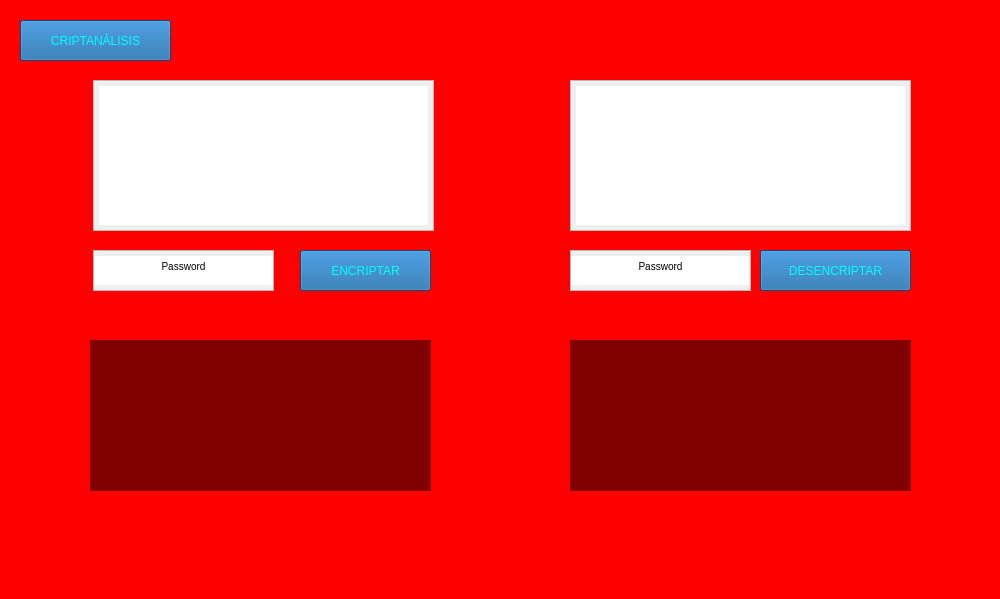
<?xml version="1.0" encoding="UTF-8"?>
<ui version="4.0">
 <class>cripVige</class>
 <widget class="QMainWindow" name="cripVige">
  <property name="geometry">
   <rect>
    <x>0</x>
    <y>0</y>
    <width>1000</width>
    <height>599</height>
   </rect>
  </property>
  <property name="maximumSize">
   <size>
    <width>1000</width>
    <height>613</height>
   </size>
  </property>
  <property name="windowTitle">
   <string>Criptografia Convencional</string>
  </property>
  <property name="windowIcon">
   <iconset>
    <normaloff>icono.png</normaloff>icono.png</iconset>
  </property>
  <widget class="QWidget" name="centralwidget">
   <widget class="QLabel" name="fondo">
    <property name="geometry">
     <rect>
      <x>0</x>
      <y>0</y>
      <width>1000</width>
      <height>615</height>
     </rect>
    </property>
    <property name="styleSheet">
     <string notr="true">background-color: #ff0000;</string>
    </property>
    <property name="text">
     <string/>
    </property>
    <property name="pixmap">
     <pixmap>Imag1.jpg</pixmap>
    </property>
    <property name="scaledContents">
     <bool>false</bool>
    </property>
   </widget>
   <widget class="QPushButton" name="encr">
    <property name="geometry">
     <rect>
      <x>300</x>
      <y>250</y>
      <width>131</width>
      <height>41</height>
     </rect>
    </property>
    <property name="styleSheet">
     <string notr="true">background-color: rgb(21, 99, 165);
color: #00ffff;
font: 14pt &quot;Berlin Sans FB&quot;;</string>
    </property>
    <property name="text">
     <string>ENCRIPTAR</string>
    </property>
   </widget>
   <widget class="QTextEdit" name="encrIn">
    <property name="geometry">
     <rect>
      <x>93</x>
      <y>80</y>
      <width>341</width>
      <height>151</height>
     </rect>
    </property>
    <property name="styleSheet">
     <string notr="true">padding: 5px 5px 5px 5px;</string>
    </property>
   </widget>
   <widget class="QLabel" name="encrOut">
    <property name="geometry">
     <rect>
      <x>90</x>
      <y>340</y>
      <width>341</width>
      <height>151</height>
     </rect>
    </property>
    <property name="styleSheet">
     <string notr="true">background-color:rgba(0,0,0,50%);
color:'white';
padding: 5px 15px 5px 15px;</string>
    </property>
    <property name="inputMethodHints">
     <set>Qt::ImhMultiLine</set>
    </property>
    <property name="text">
     <string/>
    </property>
    <property name="alignment">
     <set>Qt::AlignJustify|Qt::AlignVCenter</set>
    </property>
    <property name="wordWrap">
     <bool>true</bool>
    </property>
    <property name="textInteractionFlags">
     <set>Qt::LinksAccessibleByMouse|Qt::TextSelectableByKeyboard|Qt::TextSelectableByMouse</set>
    </property>
   </widget>
   <widget class="QPushButton" name="decr">
    <property name="geometry">
     <rect>
      <x>760</x>
      <y>250</y>
      <width>151</width>
      <height>41</height>
     </rect>
    </property>
    <property name="styleSheet">
     <string notr="true">background-color: rgb(21, 99, 165);
color: #00ffff;
font: 14pt &quot;Berlin Sans FB&quot;;</string>
    </property>
    <property name="text">
     <string>DESENCRIPTAR</string>
    </property>
   </widget>
   <widget class="QTextEdit" name="decrIn">
    <property name="geometry">
     <rect>
      <x>570</x>
      <y>80</y>
      <width>341</width>
      <height>151</height>
     </rect>
    </property>
    <property name="styleSheet">
     <string notr="true">padding: 5px 5px 5px 5px;</string>
    </property>
   </widget>
   <widget class="QLabel" name="decrOut">
    <property name="geometry">
     <rect>
      <x>570</x>
      <y>340</y>
      <width>341</width>
      <height>151</height>
     </rect>
    </property>
    <property name="styleSheet">
     <string notr="true">background-color:rgba(0,0,0,50%);
color:'white';
padding: 5px 15px 5px 15px;</string>
    </property>
    <property name="inputMethodHints">
     <set>Qt::ImhMultiLine</set>
    </property>
    <property name="text">
     <string/>
    </property>
    <property name="alignment">
     <set>Qt::AlignJustify|Qt::AlignVCenter</set>
    </property>
    <property name="wordWrap">
     <bool>true</bool>
    </property>
    <property name="textInteractionFlags">
     <set>Qt::LinksAccessibleByMouse|Qt::TextSelectableByKeyboard|Qt::TextSelectableByMouse</set>
    </property>
   </widget>
   <widget class="QPushButton" name="cripAn">
    <property name="geometry">
     <rect>
      <x>20</x>
      <y>20</y>
      <width>151</width>
      <height>41</height>
     </rect>
    </property>
    <property name="styleSheet">
     <string notr="true">background-color: rgb(21, 99, 165);
color: #00ffff;
font: 14pt &quot;Berlin Sans FB&quot;;</string>
    </property>
    <property name="text">
     <string>CRIPTANÁLISIS</string>
    </property>
   </widget>
   <widget class="QTextEdit" name="encrPwd">
    <property name="geometry">
     <rect>
      <x>93</x>
      <y>250</y>
      <width>181</width>
      <height>41</height>
     </rect>
    </property>
    <property name="styleSheet">
     <string notr="true">padding: 5px 0px 5px 0px;</string>
    </property>
    <property name="inputMethodHints">
     <set>Qt::ImhNone</set>
    </property>
    <property name="verticalScrollBarPolicy">
     <enum>Qt::ScrollBarAlwaysOff</enum>
    </property>
    <property name="html">
     <string>&lt;!DOCTYPE HTML PUBLIC &quot;-//W3C//DTD HTML 4.0//EN&quot; &quot;http://www.w3.org/TR/REC-html40/strict.dtd&quot;&gt;
&lt;html&gt;&lt;head&gt;&lt;meta name=&quot;qrichtext&quot; content=&quot;1&quot; /&gt;&lt;style type=&quot;text/css&quot;&gt;
p, li { white-space: pre-wrap; }
&lt;/style&gt;&lt;/head&gt;&lt;body style=&quot; font-family:'MS Shell Dlg 2'; font-size:7.8pt; font-weight:400; font-style:normal;&quot;&gt;
&lt;p align=&quot;center&quot; style=&quot; margin-top:0px; margin-bottom:0px; margin-left:0px; margin-right:0px; -qt-block-indent:0; text-indent:0px;&quot;&gt;Password&lt;/p&gt;
&lt;p align=&quot;center&quot; style=&quot;-qt-paragraph-type:empty; margin-top:0px; margin-bottom:0px; margin-left:0px; margin-right:0px; -qt-block-indent:0; text-indent:0px;&quot;&gt;&lt;br /&gt;&lt;/p&gt;&lt;/body&gt;&lt;/html&gt;</string>
    </property>
   </widget>
   <widget class="QTextEdit" name="decrPwd">
    <property name="geometry">
     <rect>
      <x>570</x>
      <y>250</y>
      <width>181</width>
      <height>41</height>
     </rect>
    </property>
    <property name="styleSheet">
     <string notr="true">padding: 5px 0px 5px 0px;</string>
    </property>
    <property name="inputMethodHints">
     <set>Qt::ImhNone</set>
    </property>
    <property name="verticalScrollBarPolicy">
     <enum>Qt::ScrollBarAlwaysOff</enum>
    </property>
    <property name="html">
     <string>&lt;!DOCTYPE HTML PUBLIC &quot;-//W3C//DTD HTML 4.0//EN&quot; &quot;http://www.w3.org/TR/REC-html40/strict.dtd&quot;&gt;
&lt;html&gt;&lt;head&gt;&lt;meta name=&quot;qrichtext&quot; content=&quot;1&quot; /&gt;&lt;style type=&quot;text/css&quot;&gt;
p, li { white-space: pre-wrap; }
&lt;/style&gt;&lt;/head&gt;&lt;body style=&quot; font-family:'MS Shell Dlg 2'; font-size:7.8pt; font-weight:400; font-style:normal;&quot;&gt;
&lt;p align=&quot;center&quot; style=&quot; margin-top:0px; margin-bottom:0px; margin-left:0px; margin-right:0px; -qt-block-indent:0; text-indent:0px;&quot;&gt;Password&lt;/p&gt;&lt;/body&gt;&lt;/html&gt;</string>
    </property>
   </widget>
  </widget>
 </widget>
 <resources/>
 <connections/>
</ui>
